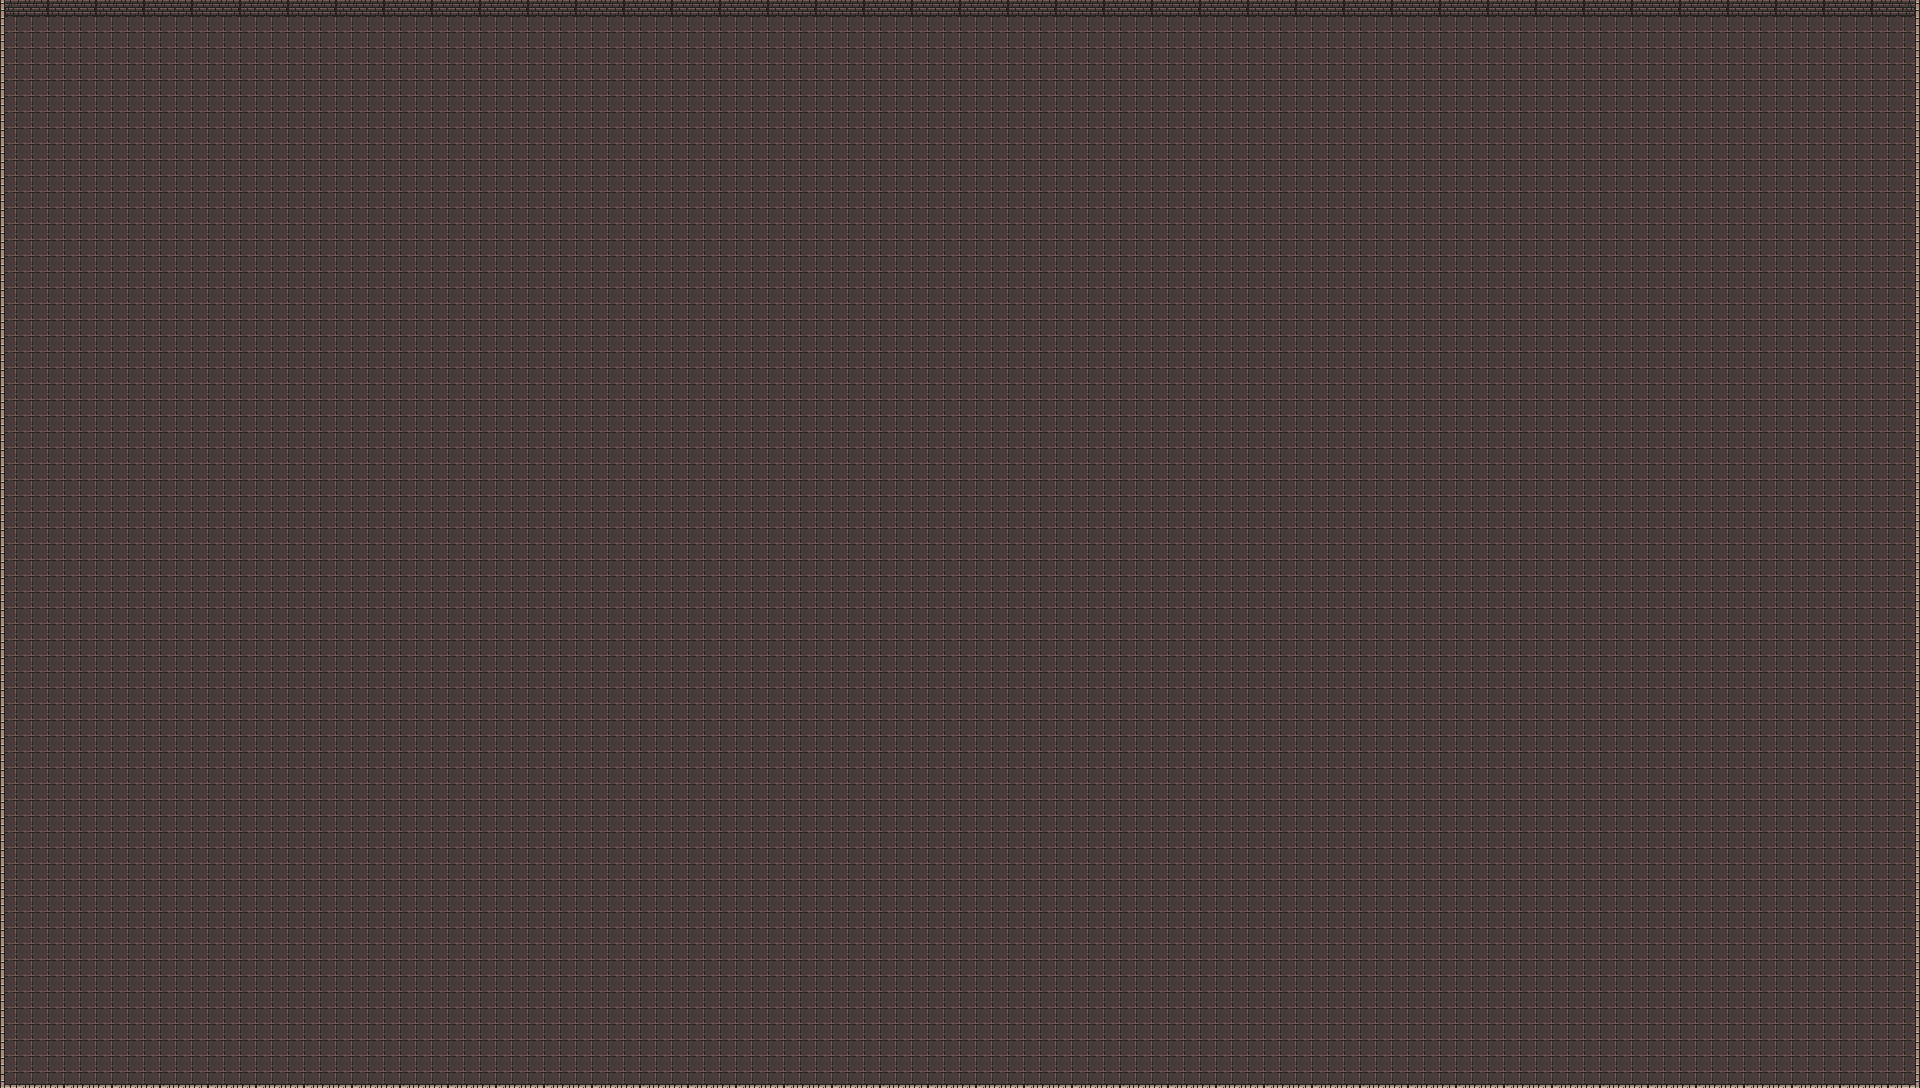

The image is a tile-based game level rendered from a .tmx file. Its description and source (layers, tilesets, objects; grid data summarised) follow:
An orthogonal 120x68 tile map with 16x16 px tiles, 2 tile layers (floor, wall) and 4 objects.

<map version="1.9" tiledversion="1.9.2" orientation="orthogonal" renderorder="left-up" width="120" height="68" tilewidth="16" tileheight="16" infinite="0" nextlayerid="4" nextobjectid="6">
 <tileset firstgid="1" source="0x72_DungeonTilesetII_v1.4.tsx" />
 <layer id="1" name="floor" width="120" height="68">
  <data>[8160 cells, 8160 non-empty, 1 distinct tile ids]</data>
 </layer>
 <layer id="2" name="wall" width="120" height="68">
  <data>[8160 cells, 372 non-empty, 12 distinct tile ids]</data>
 </layer>
 <objectgroup color="#ff0000" id="3" name="WallCollision">
  <object id="2" x="0.666667" y="0.333333" width="1919" height="15.3333" />
  <object id="3" x="0.333333" y="0.333333" width="4" height="1087.67" />
  <object id="4" x="0.666667" y="1084.33" width="1919" height="3" />
  <object id="5" x="1916" y="0.333333" width="3.66667" height="1087" />
 </objectgroup>
</map>